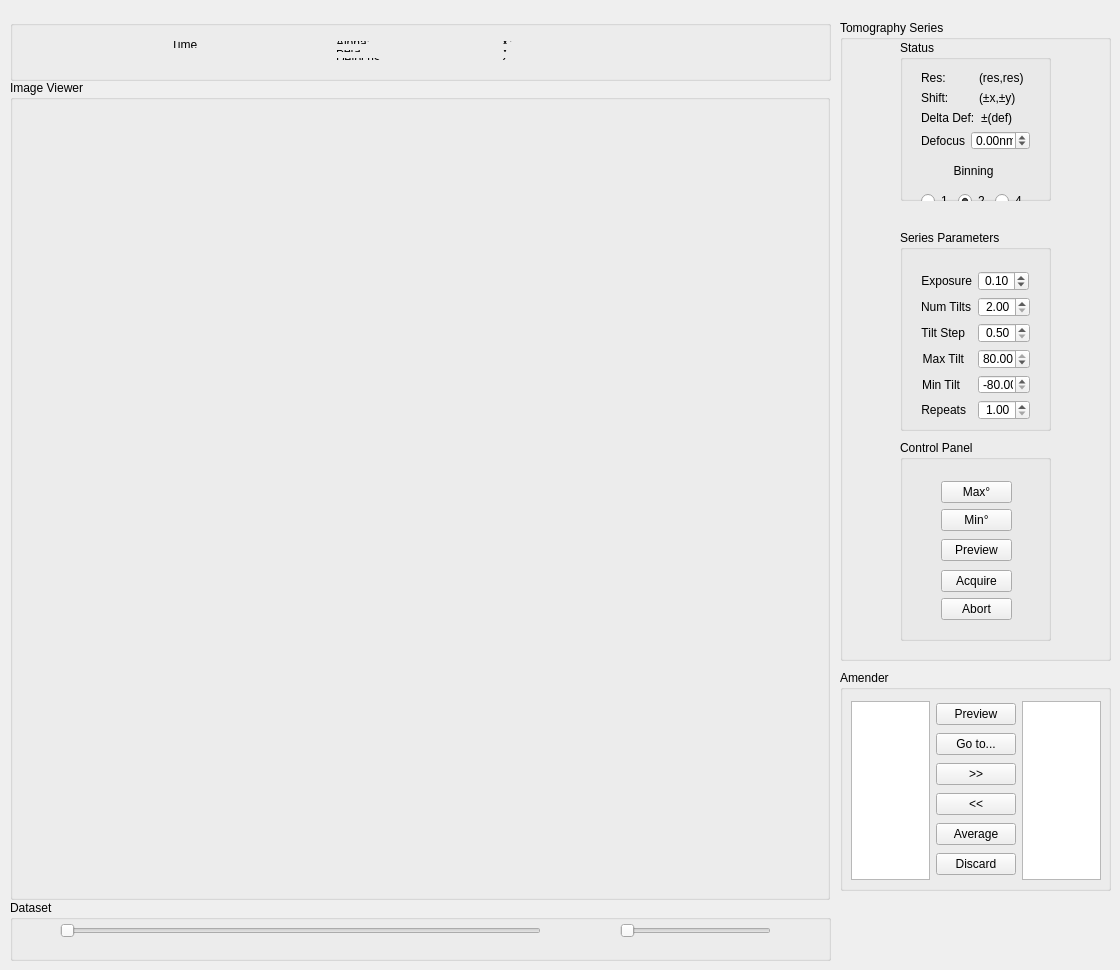
<?xml version="1.0" encoding="UTF-8"?>
<ui version="4.0">
 <class>MainWindow</class>
 <widget class="QMainWindow" name="MainWindow">
  <property name="geometry">
   <rect>
    <x>0</x>
    <y>0</y>
    <width>1120</width>
    <height>970</height>
   </rect>
  </property>
  <property name="sizePolicy">
   <sizepolicy hsizetype="MinimumExpanding" vsizetype="MinimumExpanding">
    <horstretch>0</horstretch>
    <verstretch>0</verstretch>
   </sizepolicy>
  </property>
  <property name="windowTitle">
   <string>NCEM Tomography Tool</string>
  </property>
  <widget class="QWidget" name="centralWidget">
   <widget class="QGroupBox" name="groupBox">
    <property name="geometry">
     <rect>
      <x>840</x>
      <y>20</y>
      <width>271</width>
      <height>641</height>
     </rect>
    </property>
    <property name="title">
     <string>Tomography Series</string>
    </property>
    <widget class="QGroupBox" name="controlPanelBox">
     <property name="geometry">
      <rect>
       <x>60</x>
       <y>420</y>
       <width>151</width>
       <height>201</height>
      </rect>
     </property>
     <property name="sizePolicy">
      <sizepolicy hsizetype="Fixed" vsizetype="Fixed">
       <horstretch>0</horstretch>
       <verstretch>0</verstretch>
      </sizepolicy>
     </property>
     <property name="title">
      <string>Control Panel</string>
     </property>
     <widget class="QWidget" name="">
      <property name="geometry">
       <rect>
        <x>30</x>
        <y>30</y>
        <width>93</width>
        <height>161</height>
       </rect>
      </property>
      <layout class="QVBoxLayout" name="verticalLayout_8">
       <item>
        <layout class="QVBoxLayout" name="verticalLayout_7">
         <item>
          <widget class="QPushButton" name="btnMaxTilt">
           <property name="text">
            <string>Max°</string>
           </property>
          </widget>
         </item>
         <item>
          <widget class="QPushButton" name="btnMinTilt">
           <property name="text">
            <string>Min°</string>
           </property>
          </widget>
         </item>
         <item>
          <spacer name="verticalSpacer_2">
           <property name="orientation">
            <enum>Qt::Vertical</enum>
           </property>
           <property name="sizeHint" stdset="0">
            <size>
             <width>20</width>
             <height>40</height>
            </size>
           </property>
          </spacer>
         </item>
         <item>
          <widget class="QPushButton" name="btnPreview_2">
           <property name="text">
            <string>Preview</string>
           </property>
          </widget>
         </item>
         <item>
          <spacer name="verticalSpacer">
           <property name="orientation">
            <enum>Qt::Vertical</enum>
           </property>
           <property name="sizeHint" stdset="0">
            <size>
             <width>20</width>
             <height>40</height>
            </size>
           </property>
          </spacer>
         </item>
        </layout>
       </item>
       <item>
        <layout class="QVBoxLayout" name="verticalLayout_6">
         <item>
          <widget class="QPushButton" name="btnAcq">
           <property name="text">
            <string>Acquire</string>
           </property>
          </widget>
         </item>
         <item>
          <widget class="QPushButton" name="btnAbo">
           <property name="text">
            <string>Abort</string>
           </property>
          </widget>
         </item>
        </layout>
       </item>
      </layout>
     </widget>
    </widget>
    <widget class="QGroupBox" name="seriesBox">
     <property name="geometry">
      <rect>
       <x>60</x>
       <y>210</y>
       <width>151</width>
       <height>201</height>
      </rect>
     </property>
     <property name="sizePolicy">
      <sizepolicy hsizetype="Fixed" vsizetype="Fixed">
       <horstretch>0</horstretch>
       <verstretch>0</verstretch>
      </sizepolicy>
     </property>
     <property name="title">
      <string>Series Parameters</string>
     </property>
     <widget class="QWidget" name="formLayoutWidget_2">
      <property name="geometry">
       <rect>
        <x>10</x>
        <y>30</y>
        <width>131</width>
        <height>171</height>
       </rect>
      </property>
      <layout class="QFormLayout" name="formLayout_2">
       <property name="fieldGrowthPolicy">
        <enum>QFormLayout::FieldsStayAtSizeHint</enum>
       </property>
       <item row="0" column="0">
        <widget class="QLabel" name="lblTim">
         <property name="text">
          <string>Exposure</string>
         </property>
         <property name="alignment">
          <set>Qt::AlignRight|Qt::AlignTrailing|Qt::AlignVCenter</set>
         </property>
        </widget>
       </item>
       <item row="0" column="1">
        <widget class="QDoubleSpinBox" name="expBox">
         <property name="alignment">
          <set>Qt::AlignRight|Qt::AlignTrailing|Qt::AlignVCenter</set>
         </property>
         <property name="decimals">
          <number>2</number>
         </property>
         <property name="maximum">
          <double>2.000000000000000</double>
         </property>
         <property name="singleStep">
          <double>0.100000000000000</double>
         </property>
         <property name="value">
          <double>0.100000000000000</double>
         </property>
        </widget>
       </item>
       <item row="1" column="0">
        <widget class="QLabel" name="lblNum">
         <property name="text">
          <string>Num Tilts</string>
         </property>
         <property name="alignment">
          <set>Qt::AlignRight|Qt::AlignTrailing|Qt::AlignVCenter</set>
         </property>
        </widget>
       </item>
       <item row="1" column="1">
        <widget class="QDoubleSpinBox" name="numBox">
         <property name="alignment">
          <set>Qt::AlignRight|Qt::AlignTrailing|Qt::AlignVCenter</set>
         </property>
         <property name="minimum">
          <double>2.000000000000000</double>
         </property>
        </widget>
       </item>
       <item row="2" column="0">
        <widget class="QLabel" name="lblSte">
         <property name="text">
          <string>Tilt Step</string>
         </property>
         <property name="alignment">
          <set>Qt::AlignRight|Qt::AlignTrailing|Qt::AlignVCenter</set>
         </property>
        </widget>
       </item>
       <item row="2" column="1">
        <widget class="QDoubleSpinBox" name="steBox">
         <property name="alignment">
          <set>Qt::AlignRight|Qt::AlignTrailing|Qt::AlignVCenter</set>
         </property>
         <property name="minimum">
          <double>0.500000000000000</double>
         </property>
        </widget>
       </item>
       <item row="3" column="0">
        <widget class="QLabel" name="lblMax">
         <property name="text">
          <string>Max Tilt</string>
         </property>
         <property name="alignment">
          <set>Qt::AlignRight|Qt::AlignTrailing|Qt::AlignVCenter</set>
         </property>
        </widget>
       </item>
       <item row="3" column="1">
        <widget class="QDoubleSpinBox" name="maxBox">
         <property name="alignment">
          <set>Qt::AlignRight|Qt::AlignTrailing|Qt::AlignVCenter</set>
         </property>
         <property name="suffix">
          <string>°</string>
         </property>
         <property name="minimum">
          <double>-70.000000000000000</double>
         </property>
         <property name="maximum">
          <double>80.000000000000000</double>
         </property>
         <property name="value">
          <double>80.000000000000000</double>
         </property>
        </widget>
       </item>
       <item row="4" column="0">
        <widget class="QLabel" name="lblMin">
         <property name="text">
          <string>Min Tilt</string>
         </property>
         <property name="alignment">
          <set>Qt::AlignRight|Qt::AlignTrailing|Qt::AlignVCenter</set>
         </property>
        </widget>
       </item>
       <item row="4" column="1">
        <widget class="QDoubleSpinBox" name="minBox">
         <property name="alignment">
          <set>Qt::AlignRight|Qt::AlignTrailing|Qt::AlignVCenter</set>
         </property>
         <property name="suffix">
          <string>°</string>
         </property>
         <property name="minimum">
          <double>-80.000000000000000</double>
         </property>
         <property name="maximum">
          <double>70.000000000000000</double>
         </property>
         <property name="value">
          <double>-80.000000000000000</double>
         </property>
        </widget>
       </item>
       <item row="5" column="0">
        <widget class="QLabel" name="lblMin_2">
         <property name="text">
          <string>Repeats</string>
         </property>
         <property name="alignment">
          <set>Qt::AlignRight|Qt::AlignTrailing|Qt::AlignVCenter</set>
         </property>
        </widget>
       </item>
       <item row="5" column="1">
        <widget class="QDoubleSpinBox" name="repBox">
         <property name="alignment">
          <set>Qt::AlignRight|Qt::AlignTrailing|Qt::AlignVCenter</set>
         </property>
         <property name="suffix">
          <string/>
         </property>
         <property name="minimum">
          <double>1.000000000000000</double>
         </property>
         <property name="maximum">
          <double>10.000000000000000</double>
         </property>
         <property name="value">
          <double>1.000000000000000</double>
         </property>
        </widget>
       </item>
      </layout>
     </widget>
    </widget>
    <widget class="QGroupBox" name="statusBox">
     <property name="geometry">
      <rect>
       <x>60</x>
       <y>20</y>
       <width>151</width>
       <height>161</height>
      </rect>
     </property>
     <property name="sizePolicy">
      <sizepolicy hsizetype="Fixed" vsizetype="Fixed">
       <horstretch>0</horstretch>
       <verstretch>0</verstretch>
      </sizepolicy>
     </property>
     <property name="title">
      <string>Status</string>
     </property>
     <widget class="QWidget" name="">
      <property name="geometry">
       <rect>
        <x>10</x>
        <y>20</y>
        <width>131</width>
        <height>101</height>
       </rect>
      </property>
      <layout class="QVBoxLayout" name="verticalLayout_11">
       <property name="spacing">
        <number>-1</number>
       </property>
       <item>
        <layout class="QHBoxLayout" name="horizontalLayout_2">
         <item>
          <widget class="QLabel" name="label_3">
           <property name="text">
            <string>Res:</string>
           </property>
          </widget>
         </item>
         <item>
          <widget class="QLabel" name="lblXYRes">
           <property name="text">
            <string>(res,res)</string>
           </property>
          </widget>
         </item>
        </layout>
       </item>
       <item>
        <layout class="QHBoxLayout" name="horizontalLayout_6">
         <item>
          <widget class="QLabel" name="label_5">
           <property name="text">
            <string>Shift:</string>
           </property>
          </widget>
         </item>
         <item>
          <widget class="QLabel" name="lblXYShift">
           <property name="text">
            <string>(±x,±y)</string>
           </property>
          </widget>
         </item>
        </layout>
       </item>
       <item>
        <layout class="QHBoxLayout" name="horizontalLayout_7">
         <item>
          <widget class="QLabel" name="label_11">
           <property name="text">
            <string>Delta Def:</string>
           </property>
          </widget>
         </item>
         <item>
          <widget class="QLabel" name="lblDeltaDefocus">
           <property name="text">
            <string>±(def)</string>
           </property>
          </widget>
         </item>
        </layout>
       </item>
       <item>
        <layout class="QHBoxLayout" name="horizontalLayout_4">
         <item>
          <widget class="QLabel" name="label_9">
           <property name="text">
            <string>Defocus</string>
           </property>
          </widget>
         </item>
         <item>
          <widget class="QDoubleSpinBox" name="defBox">
           <property name="suffix">
            <string>nm</string>
           </property>
           <property name="minimum">
            <double>-99.989999999999995</double>
           </property>
          </widget>
         </item>
        </layout>
       </item>
      </layout>
     </widget>
     <widget class="QWidget" name="">
      <property name="geometry">
       <rect>
        <x>10</x>
        <y>140</y>
        <width>127</width>
        <height>21</height>
       </rect>
      </property>
      <layout class="QHBoxLayout" name="horizontalLayout_17">
       <item alignment="Qt::AlignHCenter|Qt::AlignVCenter">
        <widget class="QRadioButton" name="bin1">
         <property name="minimumSize">
          <size>
           <width>0</width>
           <height>20</height>
          </size>
         </property>
         <property name="text">
          <string>1</string>
         </property>
         <property name="checked">
          <bool>false</bool>
         </property>
         <attribute name="buttonGroup">
          <string notr="true">buttonGroup</string>
         </attribute>
        </widget>
       </item>
       <item>
        <widget class="QRadioButton" name="bin2">
         <property name="minimumSize">
          <size>
           <width>0</width>
           <height>20</height>
          </size>
         </property>
         <property name="text">
          <string>2</string>
         </property>
         <property name="checked">
          <bool>true</bool>
         </property>
         <attribute name="buttonGroup">
          <string notr="true">buttonGroup</string>
         </attribute>
        </widget>
       </item>
       <item>
        <widget class="QRadioButton" name="bin4">
         <property name="minimumSize">
          <size>
           <width>0</width>
           <height>20</height>
          </size>
         </property>
         <property name="text">
          <string>4</string>
         </property>
         <attribute name="buttonGroup">
          <string notr="true">buttonGroup</string>
         </attribute>
        </widget>
       </item>
      </layout>
     </widget>
     <widget class="QLabel" name="lblBin">
      <property name="geometry">
       <rect>
        <x>10</x>
        <y>120</y>
        <width>127</width>
        <height>21</height>
       </rect>
      </property>
      <property name="sizePolicy">
       <sizepolicy hsizetype="Preferred" vsizetype="Preferred">
        <horstretch>0</horstretch>
        <verstretch>0</verstretch>
       </sizepolicy>
      </property>
      <property name="minimumSize">
       <size>
        <width>0</width>
        <height>16</height>
       </size>
      </property>
      <property name="text">
       <string>Binning</string>
      </property>
      <property name="alignment">
       <set>Qt::AlignCenter</set>
      </property>
     </widget>
     <zorder>verticalLayoutWidget_2</zorder>
     <zorder>verticalLayoutWidget</zorder>
     <zorder></zorder>
     <zorder></zorder>
     <zorder></zorder>
     <zorder></zorder>
     <zorder></zorder>
     <zorder>lblBin</zorder>
    </widget>
    <zorder>controlPanelBox</zorder>
    <zorder>seriesBox</zorder>
    <zorder>statusBox</zorder>
    <zorder></zorder>
   </widget>
   <widget class="QGroupBox" name="groupBox_2">
    <property name="geometry">
     <rect>
      <x>10</x>
      <y>900</y>
      <width>821</width>
      <height>61</height>
     </rect>
    </property>
    <property name="title">
     <string>Dataset</string>
    </property>
    <widget class="QSlider" name="horizontalSlider">
     <property name="geometry">
      <rect>
       <x>50</x>
       <y>20</y>
       <width>481</width>
       <height>22</height>
      </rect>
     </property>
     <property name="orientation">
      <enum>Qt::Horizontal</enum>
     </property>
    </widget>
    <widget class="QSlider" name="horizontalSlider_2">
     <property name="geometry">
      <rect>
       <x>610</x>
       <y>20</y>
       <width>151</width>
       <height>22</height>
      </rect>
     </property>
     <property name="orientation">
      <enum>Qt::Horizontal</enum>
     </property>
    </widget>
   </widget>
   <widget class="QGroupBox" name="groupBox_3">
    <property name="geometry">
     <rect>
      <x>840</x>
      <y>670</y>
      <width>271</width>
      <height>221</height>
     </rect>
    </property>
    <property name="title">
     <string>Amender</string>
    </property>
    <widget class="QWidget" name="">
     <property name="geometry">
      <rect>
       <x>0</x>
       <y>20</y>
       <width>272</width>
       <height>201</height>
      </rect>
     </property>
     <layout class="QHBoxLayout" name="horizontalLayout_5">
      <item>
       <widget class="QColumnView" name="columnView"/>
      </item>
      <item>
       <layout class="QVBoxLayout" name="verticalLayout_12">
        <item>
         <widget class="QPushButton" name="btnPreview">
          <property name="text">
           <string>Preview</string>
          </property>
         </widget>
        </item>
        <item>
         <widget class="QPushButton" name="pushButton_2">
          <property name="text">
           <string>Go to...</string>
          </property>
         </widget>
        </item>
        <item>
         <widget class="QPushButton" name="btnS2F">
          <property name="text">
           <string>&gt;&gt;</string>
          </property>
         </widget>
        </item>
        <item>
         <widget class="QPushButton" name="btnS2F_2">
          <property name="text">
           <string>&lt;&lt;</string>
          </property>
         </widget>
        </item>
        <item>
         <widget class="QPushButton" name="pushButton">
          <property name="text">
           <string>Average</string>
          </property>
         </widget>
        </item>
        <item>
         <widget class="QPushButton" name="btnDiscard">
          <property name="text">
           <string>Discard</string>
          </property>
         </widget>
        </item>
       </layout>
      </item>
      <item>
       <widget class="QColumnView" name="columnView_3"/>
      </item>
     </layout>
    </widget>
   </widget>
   <widget class="QGroupBox" name="groupBox_4">
    <property name="geometry">
     <rect>
      <x>10</x>
      <y>20</y>
      <width>821</width>
      <height>61</height>
     </rect>
    </property>
    <property name="title">
     <string/>
    </property>
    <widget class="QWidget" name="">
     <property name="geometry">
      <rect>
       <x>150</x>
       <y>10</y>
       <width>511</width>
       <height>41</height>
      </rect>
     </property>
     <layout class="QHBoxLayout" name="horizontalLayout_18">
      <item>
       <layout class="QVBoxLayout" name="verticalLayout_20">
        <item>
         <layout class="QHBoxLayout" name="horizontalLayout_16">
          <item>
           <widget class="QLabel" name="label_15">
            <property name="text">
             <string>Time</string>
            </property>
           </widget>
          </item>
          <item>
           <widget class="QLabel" name="lblTime_details">
            <property name="text">
             <string/>
            </property>
           </widget>
          </item>
         </layout>
        </item>
        <item>
         <layout class="QVBoxLayout" name="verticalLayout_14">
          <item>
           <layout class="QHBoxLayout" name="horizontalLayout_8">
            <item>
             <widget class="QLabel" name="label_4">
              <property name="text">
               <string>Res:</string>
              </property>
             </widget>
            </item>
            <item>
             <widget class="QLabel" name="lblXYRes_details">
              <property name="text">
               <string/>
              </property>
             </widget>
            </item>
           </layout>
          </item>
          <item>
           <layout class="QHBoxLayout" name="horizontalLayout_15">
            <item>
             <widget class="QLabel" name="label_14">
              <property name="text">
               <string>Exposure:</string>
              </property>
             </widget>
            </item>
            <item>
             <widget class="QLabel" name="lblExp_details">
              <property name="text">
               <string/>
              </property>
             </widget>
            </item>
           </layout>
          </item>
         </layout>
        </item>
       </layout>
      </item>
      <item>
       <layout class="QVBoxLayout" name="verticalLayout_21">
        <item>
         <layout class="QHBoxLayout" name="horizontalLayout_10">
          <item>
           <widget class="QLabel" name="label_7">
            <property name="text">
             <string>Alpha:</string>
            </property>
           </widget>
          </item>
          <item>
           <widget class="QLabel" name="lblAlpha_details">
            <property name="text">
             <string/>
            </property>
           </widget>
          </item>
         </layout>
        </item>
        <item>
         <layout class="QHBoxLayout" name="horizontalLayout_14">
          <item>
           <widget class="QLabel" name="label_13">
            <property name="text">
             <string>Beta:</string>
            </property>
           </widget>
          </item>
          <item>
           <widget class="QLabel" name="lblBeta_details">
            <property name="text">
             <string/>
            </property>
           </widget>
          </item>
         </layout>
        </item>
        <item>
         <layout class="QHBoxLayout" name="horizontalLayout_9">
          <item>
           <widget class="QLabel" name="label_6">
            <property name="text">
             <string>Defocus:</string>
            </property>
           </widget>
          </item>
          <item>
           <widget class="QLabel" name="lblDef_details">
            <property name="text">
             <string/>
            </property>
           </widget>
          </item>
         </layout>
        </item>
       </layout>
      </item>
      <item>
       <layout class="QVBoxLayout" name="verticalLayout_13">
        <item>
         <layout class="QHBoxLayout" name="horizontalLayout_11">
          <item>
           <widget class="QLabel" name="label_8">
            <property name="text">
             <string>X:</string>
            </property>
           </widget>
          </item>
          <item>
           <widget class="QLabel" name="lblX_details">
            <property name="text">
             <string/>
            </property>
           </widget>
          </item>
         </layout>
        </item>
        <item>
         <layout class="QHBoxLayout" name="horizontalLayout_13">
          <item>
           <widget class="QLabel" name="label_12">
            <property name="text">
             <string>Y:</string>
            </property>
           </widget>
          </item>
          <item>
           <widget class="QLabel" name="lblY_details">
            <property name="text">
             <string/>
            </property>
           </widget>
          </item>
         </layout>
        </item>
        <item>
         <layout class="QHBoxLayout" name="horizontalLayout_12">
          <item>
           <widget class="QLabel" name="label_10">
            <property name="text">
             <string>Z:</string>
            </property>
           </widget>
          </item>
          <item>
           <widget class="QLabel" name="lblZ_details">
            <property name="text">
             <string/>
            </property>
           </widget>
          </item>
         </layout>
        </item>
       </layout>
      </item>
     </layout>
    </widget>
    <zorder></zorder>
    <zorder></zorder>
    <zorder></zorder>
    <zorder></zorder>
    <zorder></zorder>
    <zorder></zorder>
    <zorder></zorder>
   </widget>
   <widget class="QGroupBox" name="plot_groupBox">
    <property name="geometry">
     <rect>
      <x>10</x>
      <y>80</y>
      <width>820</width>
      <height>820</height>
     </rect>
    </property>
    <property name="title">
     <string>Image Viewer</string>
    </property>
    <layout class="QVBoxLayout" name="verticalLayout_19"/>
   </widget>
   <zorder>horizontalLayoutWidget</zorder>
   <zorder>lblBin</zorder>
   <zorder>splitter_2</zorder>
   <zorder>splitter</zorder>
   <zorder>groupBox</zorder>
   <zorder>groupBox_2</zorder>
   <zorder>groupBox_3</zorder>
   <zorder>columnView</zorder>
   <zorder>columnView_3</zorder>
   <zorder>verticalLayoutWidget_3</zorder>
   <zorder></zorder>
   <zorder></zorder>
   <zorder></zorder>
   <zorder></zorder>
   <zorder></zorder>
   <zorder>bin2</zorder>
   <zorder>groupBox_4</zorder>
   <zorder>plot_groupBox</zorder>
  </widget>
 </widget>
 <layoutdefault spacing="6" margin="11"/>
 <resources/>
 <connections/>
 <buttongroups>
  <buttongroup name="buttonGroup"/>
 </buttongroups>
</ui>
